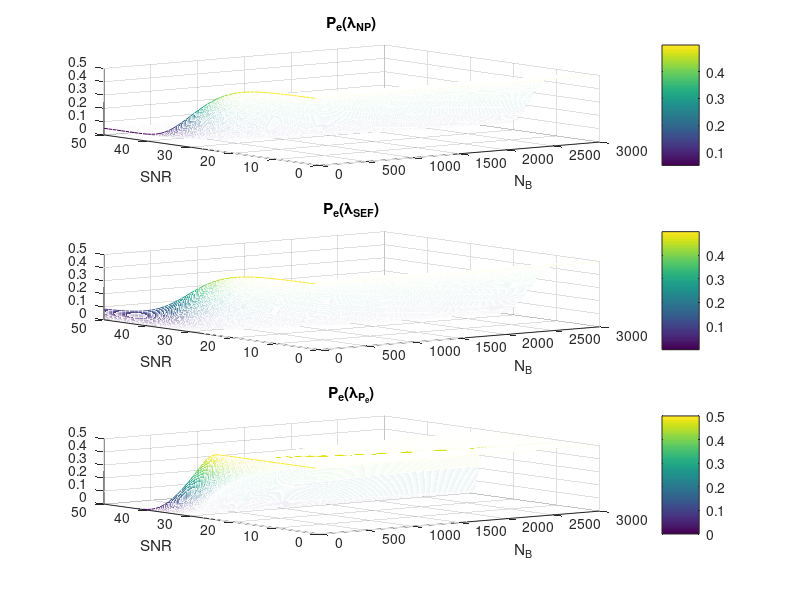
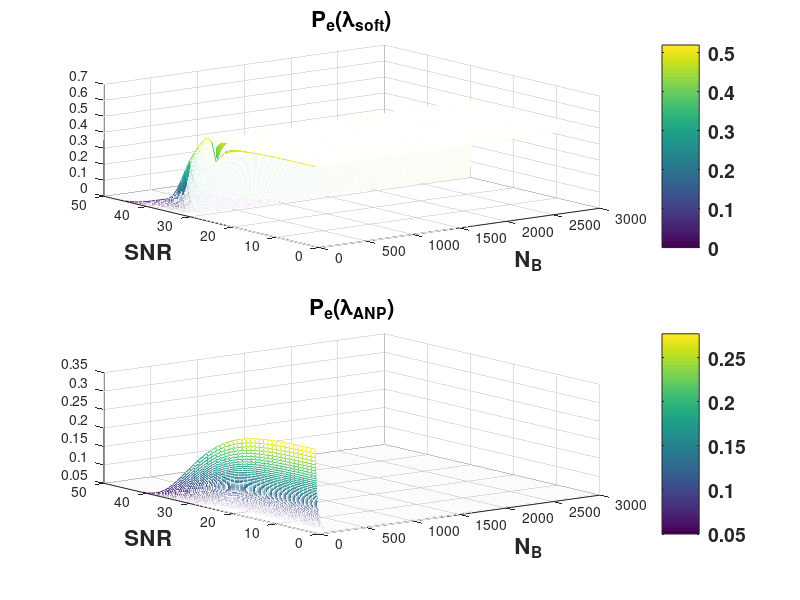

Write MATLAB code to recreate these figures, in order.
clc; clear all; close all

%% Variables
a = 0.1;g = 1.5;sz2 = 1;mus=10;
ph0 = 0.5; ph1 = 1 - ph0;b= ph0/ph1;
nb = 1:.1:300;nb2 = sqrt(nb/2); % Prev Figs in thesis are on 300 nb
SNR_db = -24:1:25; SNR = (db2pow(SNR_db))'; K = 1./sqrt((2*SNR)+1);

%% NP and ANP
penp = zeros(length(SNR),length(nb));
peanp = zeros(length(SNR),length(nb));
for ctr= 1:length(SNR)
    AQnp = -K(ctr)*(qfuncinv(a)-(nb2*SNR(ctr)));% Arg Q Pe
    AQanp = -K(ctr)*((qfuncinv(a/ph0)./(2*nb2))-(nb2*(1+SNR(ctr))));% Arg Q Pe

    Qnp = 1-qfunc(-AQnp);
    Qanp = 1-qfunc(-AQanp);
    
    penp(ctr,:) = (a*ph0)+(ph1*Qnp);
    peanp(ctr,:) = (a*ph0)+(ph1*Qanp);
end

%% SEF
pesef = zeros(length(SNR),length(nb));
for ctr= 1:length(SNR)
    SQ = (((g-1)/2)*(SNR(ctr))^2) +(1/(K(ctr))^2);
    AQsef = nb2*SNR(ctr)/(1+sqrt(SQ));% Arg Q Pe
    pesef(ctr,:) = qfunc(AQsef);
end

%% PE
pepe = zeros(length(SNR),length(nb));
for ctr= 1:length(SNR)
    SNR1 = (1/sz2)*(1+(2/SNR(ctr)));
    SNR2 = SNR1^2;
    SNR3 = (nb.^2/2)*((sz2^2)*SNR(ctr));
    SNR4 = (nb*sz2^2)*(log((b/K(ctr))^2))*(2+(1/SNR(ctr)));
    STpe = SNR1+sqrt(SNR2+SNR3+SNR4);
    
    QA1 = STpe./(sz2*sqrt(2*nb));
    Q1 = qfunc(QA1-nb2);
    Q2 = qfunc(-K(ctr).*(QA1-(sqrt(nb/2)*(SNR(ctr)+1))));
    pepe(ctr,:) = (ph0*Q1)+(ph1*Q2);
end

%% Opt
peopt = zeros(length(SNR),length(nb));
for ctr= 1:length(SNR)
    SNR5 = 1./ ((2*SNR(ctr)) +(((g - 1)/2)*SNR(ctr).^2) );
    SNR6 = nb *(1-(SNR(ctr)*SNR5));
    SNR7 = sqrt(1+SNR5);
    SNR8 = sqrt((2*nb*log(b.^2))+(((nb*SNR(ctr)).^2) * SNR5));
    STopt = sz2*(SNR6+(SNR7*SNR8));
    
    QA1 = STopt./(sz2*sqrt(2*nb));
    Q1 = qfunc(QA1-nb2);
    Q2 = qfunc(-K(ctr).*(QA1-(sqrt(nb/2)*(SNR(ctr)+1))));
    peopt(ctr,:) = (ph0*Q1)+(ph1*Q2);
end

%% Soft
pesoft = zeros(length(SNR),length(nb));
for ctr= 1:length(SNR)
%    STsoft = mus^2*((nb*SNR(ctr))/(2*(1+SNR(ctr))))+(0.5/(1-SNR(ctr)))-log(b);
    STsoft = ((nb*SNR(ctr).^2)/(2*(1+SNR(ctr))))+(0.5/(1-SNR(ctr)))-log(b);
    
    QA1 = STsoft./(sz2*sqrt(2*nb));
    Q1 = qfunc(QA1-nb2);
    Q2 = qfunc(-K(ctr).*(QA1-(sqrt(nb/2)*(SNR(ctr)+1))));
    pesoft(ctr,:) = (ph0*Q1)+(ph1*Q2);
end
%% Figs
%figure(1)
subplot(3,1,1);mesh(penp);colorbar;xlabel('N_B');ylabel('SNR');title('P_e(\lambda_{NP})');
subplot(3,1,2);mesh(pesef);colorbar;xlabel('N_B');ylabel('SNR');title('P_e(\lambda_{SEF})');
subplot(3,1,3);mesh(pepe);colorbar;xlabel('N_B');ylabel('SNR');title('P_e(\lambda_{P_e})');
%figure(2);mesh(peopt);colorbar;xlabel('N_B');ylabel('SNR');title('P_e(\lambda_{Opt})');
figure(3)
subplot(2,1,1);mesh(pesoft);colorbar('fontsize',14,'fontweight','b');xlabel('N_B','fontsize',16,'fontweight','b');
ylabel('SNR','fontsize',16,'fontweight','b');title('P_e(\lambda_{soft})','fontsize',16,'fontweight','b');
subplot(2,1,2);mesh(peanp);colorbar('fontsize',14,'fontweight','b');xlabel('N_B','fontsize',16,'fontweight','b');
ylabel('SNR','fontsize',16,'fontweight','b');title('P_e(\lambda_{ANP})','fontsize',16,'fontweight','b');